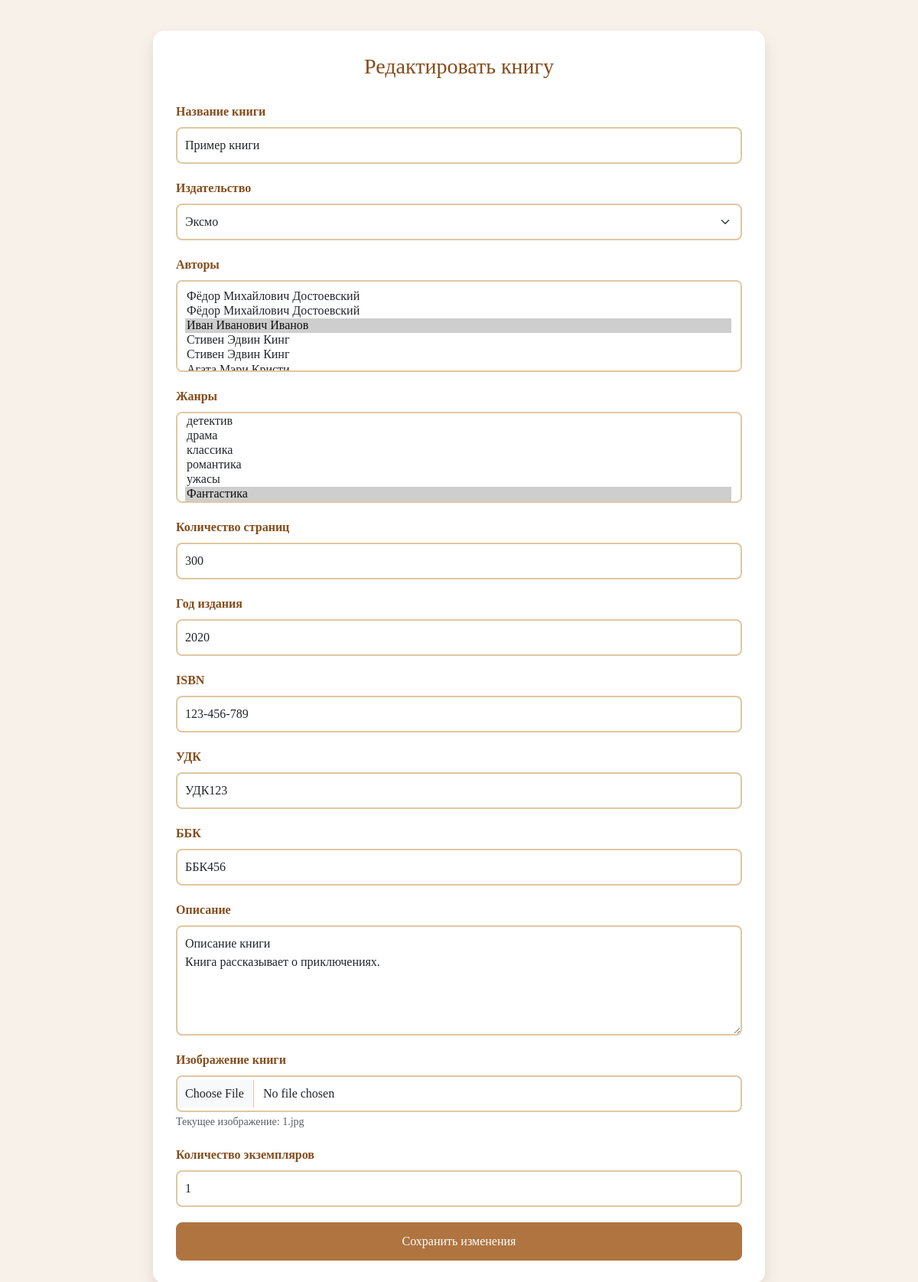
/edit_book.php?id=1 (signed in), run on the app's committed database.
### edit_book.php (the view, shortened to what this page needs)
<?php
$connect = new mysqli(SERVERNAME, DB_LOGIN, DB_PASSWORD, DB_NAME);
$connect->set_charset("utf8mb4");
$book_id = isset($_GET['id']) ? intval($_GET['id']) : 0;
$errors = [];
$book = [];
$selected_authors = [];
$selected_genres = [];
if ($book_id > 0) {
    $book_query = $connect->query("SELECT Название, ID_издательства, Количество_страниц, Год_издания, ISBN, УДК, ББК, Описание, Изображение
                                  FROM Книга WHERE ID = $book_id");
    if ($book_query && $book_query->num_rows > 0) {
        $book = $book_query->fetch_assoc();
        $selected_authors = $connect->query("SELECT ID_автора FROM Автор_Книги WHERE ID_книги = $book_id")->fetch_all(MYSQLI_ASSOC);
        $selected_authors = array_column($selected_authors, 'ID_автора');
        $selected_genres = $connect->query("SELECT ID_жанра FROM Жанр_Книги WHERE ID_книги = $book_id")->fetch_all(MYSQLI_ASSOC);
        $selected_genres = array_column($selected_genres, 'ID_жанра');
        $book['Экземпляры'] = $connect->query("SELECT COUNT(*) AS count FROM Экземпляр_Книги WHERE ID_книги = $book_id")->fetch_assoc()['count'];
    } else {
        $errors[] = "Книга не найдена.";
    }
}
$publishers = $connect->query("SELECT ID, Наименование FROM Издательство ORDER BY Наименование")->fetch_all(MYSQLI_ASSOC);
$authors = $connect->query("SELECT ID, CONCAT(Имя, ' ', Отчество, ' ', Фамилия) AS Имя FROM Автор ORDER BY Фамилия")->fetch_all(MYSQLI_ASSOC);
$genres = $connect->query("SELECT ID, Наименование FROM Жанр ORDER BY Наименование")->fetch_all(MYSQLI_ASSOC);
?>
<!DOCTYPE html>
<html lang="ru">
<head>
    <link href="https://cdn.jsdelivr.net/npm/bootstrap@5.3.3/dist/css/bootstrap.min.css" rel="stylesheet">
</head>
<body>
    <div class="container">
        <h1>Редактировать книгу</h1>
        <?php if (!empty($book)): ?>
            <form method="POST" enctype="multipart/form-data">
                <div class="form-group">
                    <label for="title" class="form-label">Название книги</label>
                    <input type="text" class="form-control" id="title" name="title" value="<?php echo htmlspecialchars($book['Название']); ?>" required>
                </div>
                <div class="form-group">
                    <label for="publisher_id" class="form-label">Издательство</label>
                    <select class="form-select" id="publisher_id" name="publisher_id" required>
                        <?php foreach ($publishers as $publisher): ?>
                            <option value="<?php echo $publisher['ID']; ?>" <?php echo $publisher['ID'] == $book['ID_издательства'] ? 'selected' : ''; ?>>
                                <?php echo htmlspecialchars($publisher['Наименование']); ?>
                            </option>
                        <?php endforeach; ?>
                    </select>
                </div>
                <div class="form-group">
                    <label for="authors" class="form-label">Авторы</label>
                    <select class="form-select" id="authors" name="authors[]" multiple size="5">
                        <?php foreach ($authors as $author): ?>
                            <option value="<?php echo $author['ID']; ?>" <?php echo in_array($author['ID'], $selected_authors) ? 'selected' : ''; ?>>
                                <?php echo htmlspecialchars($author['Имя']); ?>
                            </option>
                        <?php endforeach; ?>
                    </select>
                </div>
                <div class="form-group">
                    <label for="genres" class="form-label">Жанры</label>
                    <select class="form-select" id="genres" name="genres[]" multiple size="5">
                        <?php foreach ($genres as $genre): ?>
                            <option value="<?php echo $genre['ID']; ?>" <?php echo in_array($genre['ID'], $selected_genres) ? 'selected' : ''; ?>>
                                <?php echo htmlspecialchars($genre['Наименование']); ?>
                            </option>
                        <?php endforeach; ?>
                    </select>
                </div>
                <div class="form-group">
                    <label for="pages" class="form-label">Количество страниц</label>
                    <input type="number" class="form-control" id="pages" name="pages" value="<?php echo htmlspecialchars($book['Количество_страниц']); ?>" required>
                </div>
                <div class="form-group">
                    <label for="year" class="form-label">Год издания</label>
                    <input type="number" class="form-control" id="year" name="year" value="<?php echo htmlspecialchars($book['Год_издания']); ?>" required>
                </div>
                <div class="form-group">
                    <label for="isbn" class="form-label">ISBN</label>
                    <input type="text" class="form-control" id="isbn" name="isbn" value="<?php echo htmlspecialchars($book['ISBN']); ?>">
                </div>
                <div class="form-group">
                    <label for="udk" class="form-label">УДК</label>
                    <input type="text" class="form-control" id="udk" name="udk" value="<?php echo htmlspecialchars($book['УДК']); ?>">
                </div>
                <div class="form-group">
                    <label for="bbk" class="form-label">ББК</label>
                    <input type="text" class="form-control" id="bbk" name="bbk" value="<?php echo htmlspecialchars($book['ББК']); ?>">
                </div>
                <div class="form-group">
                    <label for="description" class="form-label">Описание</label>
                    <textarea class="form-control" id="description" name="description" rows="5"><?php echo htmlspecialchars($book['Описание']); ?></textarea>
                </div>
                <div class="form-group">
                    <label for="image" class="form-label">Изображение книги</label>
                    <input type="file" class="form-control" id="image" name="image" accept="image/jpeg,image/png">
                    <small class="form-text text-muted">Текущее изображение: <?php echo htmlspecialchars($book['Изображение']); ?></small>
                </div>
                <div class="form-group">
                    <label for="copies" class="form-label">Количество экземпляров</label>
                    <input type="number" class="form-control" id="copies" name="copies" value="<?php echo htmlspecialchars($book['Экземпляры']); ?>" min="0" required>
                </div>
                <button type="submit" class="btn btn-primary w-100">Сохранить изменения</button>
            </form>
        <?php else: ?>
            <p class="text-danger text-center">Книга не найдена.</p>
        <?php endif; ?>
    </div>
</body>
</html>

### edit_book.php (style rules this page uses)
body { background-color: #f8f1e9; font-family: Georgia, 'Times New Roman', Times, serif; color: rgb(132, 76, 27); }
.container { max-width: 800px; margin: 40px auto; padding: 30px; background-color: #fff; border-radius: 15px; box-shadow: 0 10px 20px rgba(0, 0, 0, 0.1); }
h1 { font-size: 28px; margin-bottom: 30px; text-align: center; color: rgb(132, 76, 27); }
.form-label { font-weight: bold; color: rgb(132, 76, 27); }
.form-control, .form-select { border: 2px solid #e0c7a0; border-radius: 8px; padding: 10px; font-size: 16px; transition: border-color 0.3s; }
.btn-primary { background-color: rgb(175, 116, 64); border-color: rgb(175, 116, 64); padding: 12px 24px; font-size: 16px; border-radius: 8px; transition: background-color 0.3s, transform 0.2s; }
.form-group { margin-bottom: 20px; }

### data on the page
книга: title "Пример книги", publisher_id "Эксмо", pages "300", year "2020", isbn "123-456-789", udk "УДК123", bbk "ББК456", description "Описание книги Книга рассказывает о приключениях.", Изображение "1.jpg", copies "1"

### other printed values
form field value "Фёдор Михайлович Достоевский / Фёдор Михайлович Достоевский / Иван Иванович Иванов ☑ / Стивен Эдвин Кинг / Стивен Эдвин Кинг"
form field value "детектив / драма / классика / романтика / ужасы / Фантастика ☑"
